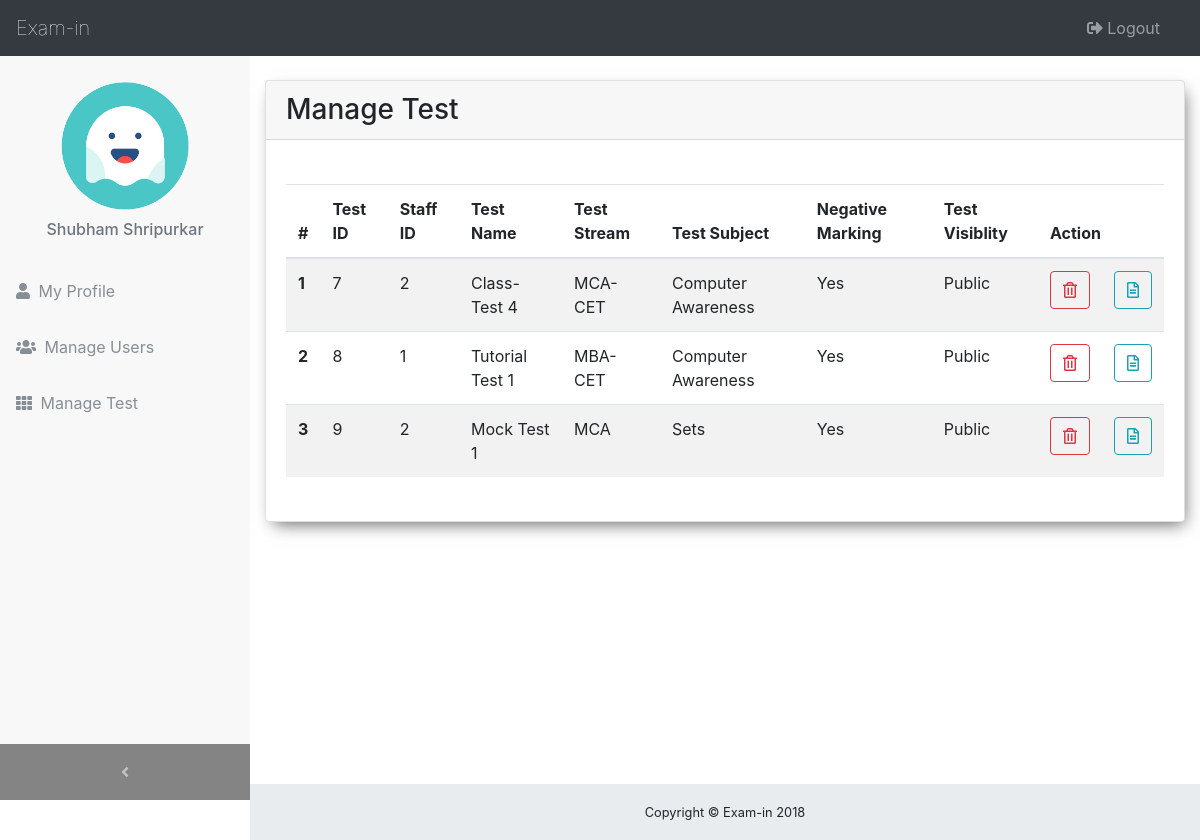
The page /admin/test_manage.php (signed in) on the database as committed earlier.
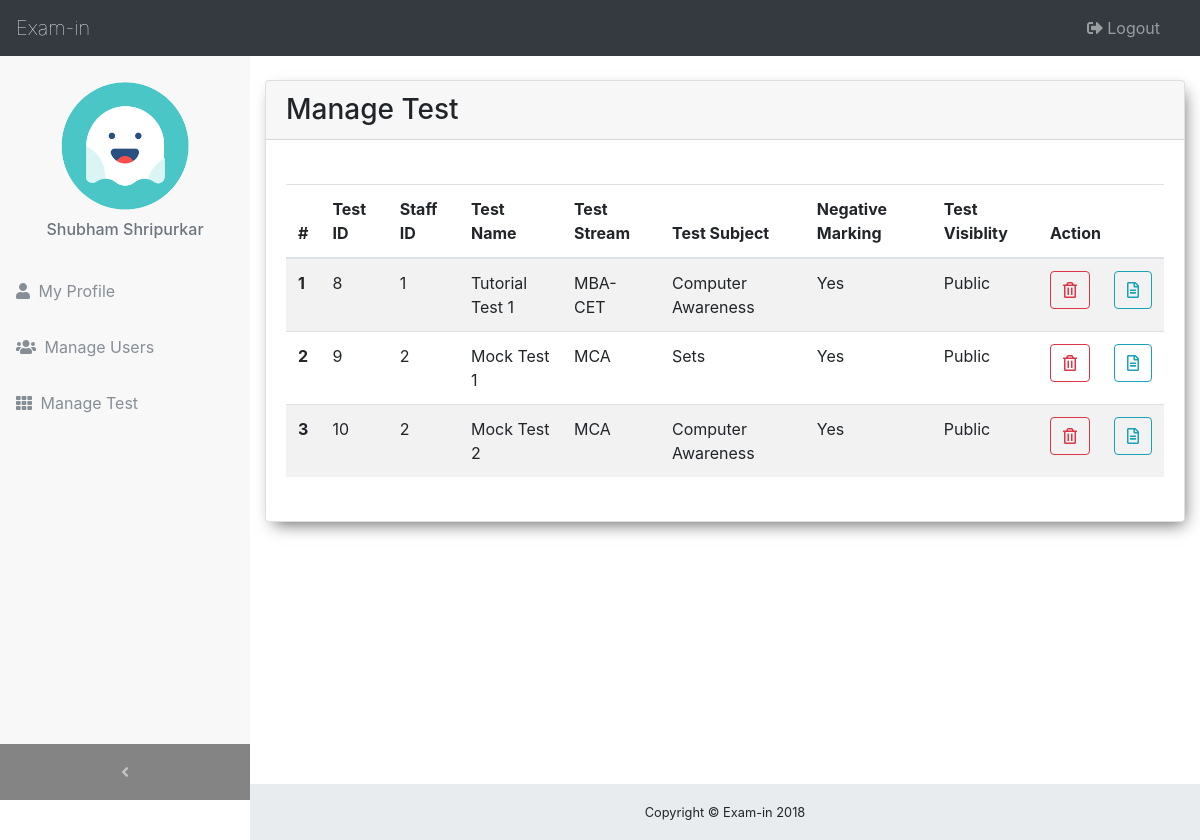
The same page on the database as committed later.
### tables this page shows
CREATE TABLE `test_bank` (
  `test_id` smallint(100) NOT NULL,
  `staff_id` smallint(100) NOT NULL,
  `test_name` varchar(50) NOT NULL,
  `test_stream` varchar(50) NOT NULL,
  `test_subject` varchar(50) NOT NULL,
  `number_of_questions` int(30) NOT NULL,
  `neg_marks` tinyint(5) DEFAULT NULL,
  `test_time` tinyint(100) DEFAULT NULL,
  `test_visibility` tinyint(1) NOT NULL DEFAULT '0'
);

### admin/test_manage.php (the view, shortened to what this page needs)
<?php
	include '../db/database.php';
    $sql = "SELECT * FROM test_bank";
    $result = mysqli_query($conn,$sql);
?>
<!DOCTYPE html>
<html>
<head>
	<?php include '../include/css_include.php' ?>
	<link rel="stylesheet" href="../css/master.css">
</head>
<body>
	<?php include '../include/admin_navbar_include.php' ?>
	<div class="content-wrapper my-5">
		<div class="container my-3">
			<div class="card">
				<h3 class="card-header">Manage Test</h3>
				<div class="card-body">
                    <table class="table table-striped my-4">
                        <thead>
                            <tr>
                                <th scope="col">#</th>
                                <th scope="col">Test ID</th>
                                <th scope="col">Staff ID</th>
                                <th scope="col">Test Name</th>
                                <th scope="col">Test Stream</th>
                                <th scope="col">Test Subject</th>
                                <th scope="col">Negative Marking</th>
                                <th scope="col">Test Visiblity</th>
                                <th scope="col" colspan="2">Action</th>
                            </tr>
                        </thead>
                        <tbody>
                            <?php
							$i = 0;
                            while ($row = mysqli_fetch_assoc($result)) {
                                if ($row['neg_marks'] > 0) {
                                    $neg_marks = "Yes";
                                }
                                if ($row['test_visibility'] == 0) {
                                    $test_visibility = "Public";
                                }
                                echo "<tr>
                                <th scope='row'>".($i+1)."</th>
                                <td>".$row['test_id']."</td>
                                <td>".$row['staff_id']."</td>
                                <td>".$row['test_name']."</td>
                                <td>".$row['test_stream']."</td>
                                <td>".$row['test_subject']."</td>
                                <td>".$neg_marks."</td>
                                <td>".$test_visibility."</td>
                                <form action='test_delete.php' method='post'>
                                    <input type='hidden' name='test_id' value='".$row['test_id']."'>
                                    <td><button class='btn btn-outline-danger' name='submitTest' type='submit' data-toggle='tooltip'
        data-placement='top' title='Delete'><i class='far fa-trash-alt'></i></button></td>
                                </form>
								<form action='../staff/test_review.php' method='post'>
                                    <input type='hidden' name='test_id' value='".$row['test_id']."'>
									<input type='hidden' name='test_name' value='".$row['test_name']."'>
                                    <td><button class='btn btn-outline-info' name='submitTest' type='submit' data-toggle='tooltip'
        data-placement='top' title='Review'><i class='far fa-file-alt'></i></button></td>
                                </form>
                                </tr>";
								$i++;
                            }
                            ?>
                        </tbody>
                    </table>
                </div>
			</div>
		</div>
	</div>
    <footer class="sticky-footer">
        <div class="container">
            <div class="text-center">
                <small>Copyright © Exam-in 2018</small>
            </div>
        </div>
    </footer>
</body>
</html>

Rows that differ between the two databases and show on the page:
removed test_bank: test_id "7", staff "2", test_name "Class-Test 4", test_stream "MCA-CET", test_subject "Computer Awareness", neg_marks "Yes", test_visibility "Public"
added test_bank: test_id "10", staff "2", test_name "Mock Test 2", test_stream "MCA", test_subject "Computer Awareness", neg_marks "Yes", test_visibility "Public"
